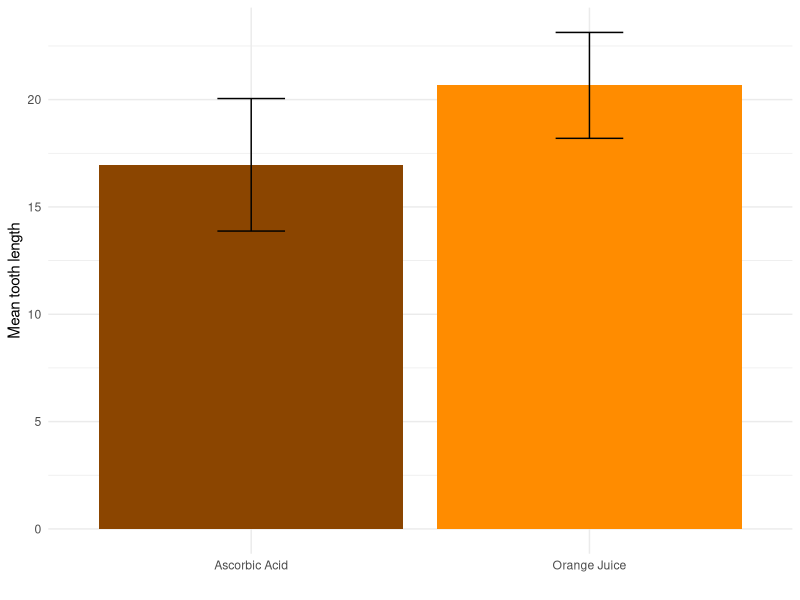
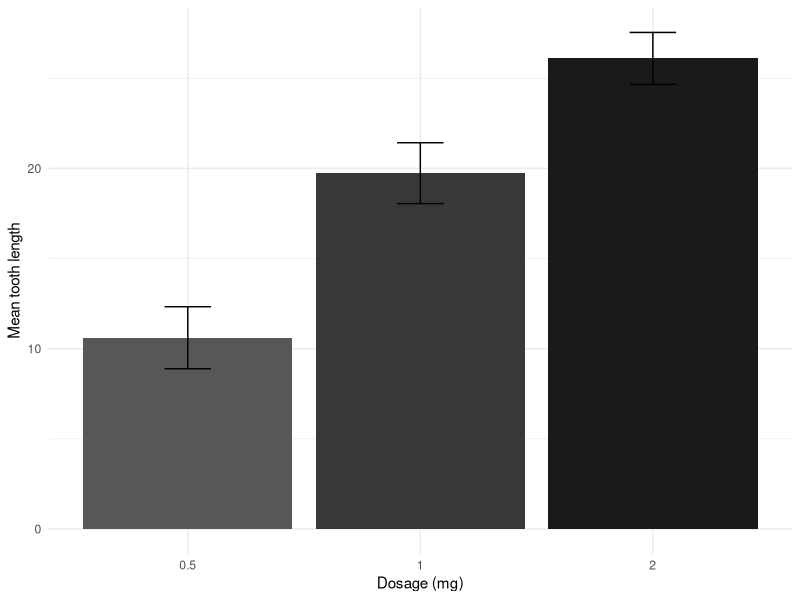
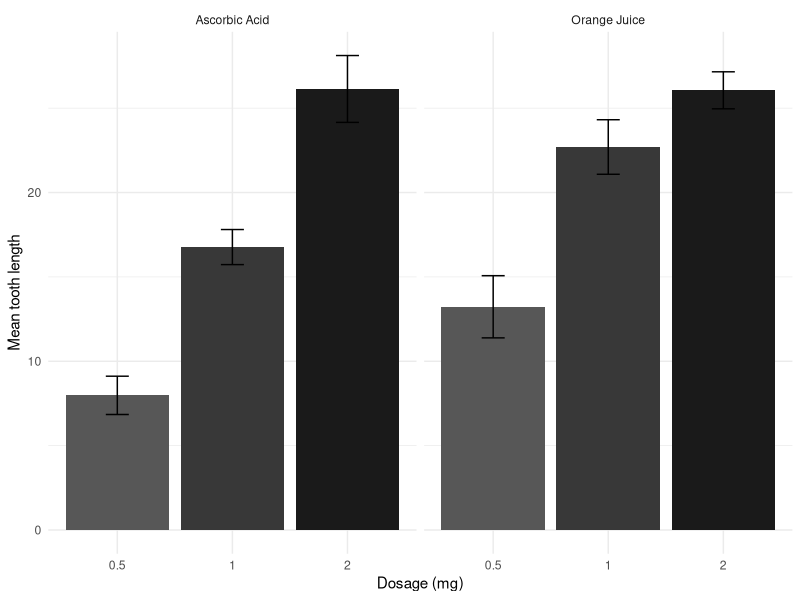
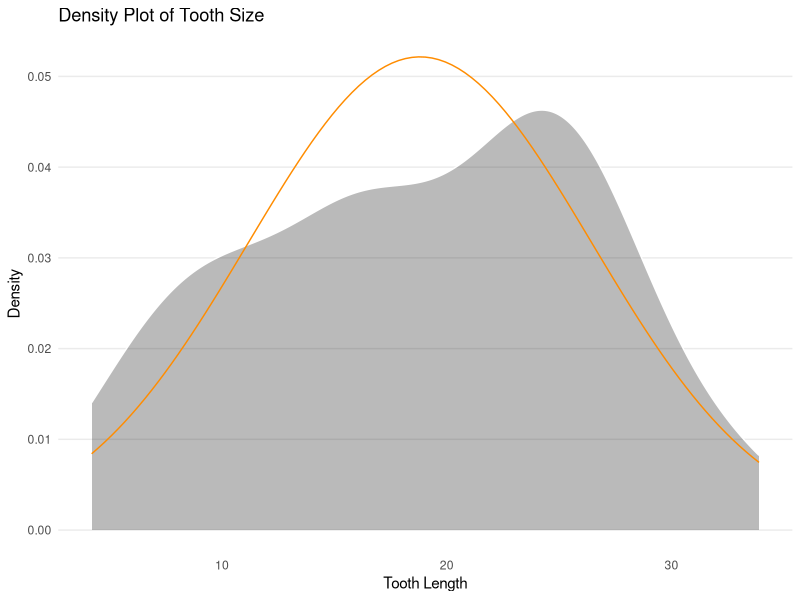

The R source for these figures, in order:
## ---- chunk 1
# i. ggplot2
library(ggplot2,quietly=T)

# ii. magrittr
library(magrittr,quietly=T)

# iii. dplyr
library(dplyr,quietly=T)
## ---- chunk 2
# 1i. load the dataset
data(ToothGrowth)

# 1ii. read in to R
data <- ToothGrowth
## ---- chunk 3
str(data)
## ---- chunk 4
summary(data$len)
sd_len <- sd(data$len)
lower <- mean(data$len) - qt(0.975, 59) * sd_len/sqrt(60)
upper <- mean(data$len) + qt(0.975, 59) * sd_len/sqrt(60)
## ---- chunk 5
data_sum_sup <- data %>%
                group_by(supp) %>%
                summarise(mean_growth = mean(len),
                          sd_growth = sd(len),
                          lower_95 = mean_growth - qt(0.975, 29) * 
                                                      (sd_growth/sqrt(30)),
                          upper_95 = mean_growth + qt(0.975, 29) * 
                                                      (sd_growth/sqrt(30)),
                          ci = upper_95 - mean_growth)
                          
data_sum_sup$supp <- ifelse(data_sum_sup$supp == "OJ", "Orange Juice",
                                                       "Ascorbic Acid")
data_sum_sup[,1:5]
## ---- chunk 6
data_sum_sup %>%
ggplot(aes(x = supp, y = mean_growth), colour = supp)+
  geom_bar(stat = "identity", aes(fill = supp))+
  geom_errorbar(aes(ymin=mean_growth-ci, ymax=mean_growth+ci),
                width=.2,                    # Width of the error bars
                position=position_dodge(.9))+
  scale_fill_manual(values = c("darkorange4", "darkorange"))+
  theme_minimal()+
  theme(legend.position = "none")+
  ylab("Mean tooth length")+
  xlab("")
## ---- chunk 7
data_sum_dose <- data %>%
  group_by(dose) %>%
  summarise(mean_growth = mean(len),
            sd_growth = sd(len),
            lower_95 = mean_growth - qt(0.975, 19) * 
              (sd_growth/sqrt(30)),
            upper_95 = mean_growth + qt(0.975, 19) * 
              (sd_growth/sqrt(30)),
            ci = upper_95 - mean_growth)

data_sum_dose[,1:5]
## ---- chunk 8
data_sum_dose %>%
ggplot(aes(x = as.character(dose), y = mean_growth), colour = dose)+
  geom_bar(stat = "identity", aes(fill = as.character(dose)))+
  geom_errorbar(aes(ymin=mean_growth-ci, ymax=mean_growth+ci),
                width=.2,                    # Width of the error bars
                position=position_dodge(.9))+
  scale_fill_manual(values = c("gray34","gray22","gray10"))+
  xlab("Dosage (mg)")+
  ylab("Mean tooth length")+
  theme_minimal()+
  theme(legend.position = "none")
## ---- chunk 9
data_sum_both <- data %>%
  group_by(supp, dose) %>%
  summarise(mean_growth = mean(len),
            sd_growth = sd(len),
            lower_95 = mean_growth - qt(0.975, 9) * 
              (sd_growth/sqrt(30)),
            upper_95 = mean_growth + qt(0.975, 9) * 
              (sd_growth/sqrt(30)),
            ci = upper_95 - mean_growth)

data_sum_both$supp <- ifelse(data_sum_both$supp == "OJ", "Orange Juice",
                                                         "Ascorbic Acid")

data_sum_both[,1:5]
## ---- chunk 10
data_sum_both %>%
  ggplot(aes(x = as.character(dose), y = mean_growth), colour = dose)+
  geom_bar(stat = "identity", aes(fill = as.character(dose)))+
  geom_errorbar(aes(ymin=mean_growth-ci, ymax=mean_growth+ci),
                width=.2,                    # Width of the error bars
                position=position_dodge(.9))+
  facet_grid(.~supp)+
  scale_fill_manual(values = c("gray34","gray22","gray10"))+
  xlab("Dosage (mg)")+
  ylab("Mean tooth length")+
  theme_minimal()+
  theme(legend.position = "none")
## ---- chunk 11
oj <- data %>% filter(supp == "OJ") %>% select(len)
vc <- data %>% filter(supp == "VC") %>% select(len)

result <- t.test(oj, vc, alternative = "greater", paired = FALSE, var.equal = TRUE)
result
## ---- chunk 12
# lets test that with a t.test:
# hypothesis - higher doses provides a higher growth
dose2 <- data %>% filter(dose == 2.0) %>% select(len)
dose1 <- data %>% filter(dose == 1.0) %>% select(len)
dose0.5 <- data %>% filter(dose == 0.5) %>% select(len)

# perform test for 2 being greater than 0.5
two_half <- t.test(dose2, dose0.5, alternative = "greater", paired = F, var.equal = T)

# perform test for 2 being greater than 1
two_one <- t.test(dose2, dose1, atlernative = "greater", paired = F, var.equal = T)

# perform test for 1 being greater than 0.5
one_half <- t.test(dose1, dose0.5, alternative = "greater", paired = F, var.equal = T)

two_half
## ---- chunk 13
two_one
## ---- chunk 14
one_half
## ---- chunk 15
doseoj.5 <- data %>% filter(supp == "OJ" & dose == .5) %>% select(len)
dosevc.5 <- data %>% filter(supp == "VC" & dose == .5) %>% select(len)
oj_vc_half <- t.test(doseoj.5, dosevc.5, paired = F, var.equal = T)
oj_vc_half
## ---- chunk 16
doseoj1 <- data %>% filter(supp == "OJ" & dose == 1.0) %>% select(len)
dosevc1 <- data %>% filter(supp == "VC" & dose == 1.0) %>% select(len)
oj_vc_1 <- t.test(doseoj1, dosevc1, paired = F, var.equal = T)
oj_vc_1
## ---- chunk 17
doseoj2 <- data %>% filter(supp == "OJ" & dose == 2.0) %>% select(len)
dosevc2 <- data %>% filter(supp == "VC" & dose == 2.0) %>% select(len)
oj_vc_2 <- t.test(doseoj2, dosevc2, paired = F, var.equal = T)
oj_vc_2
## ---- chunk 18
data %>%
  ggplot(aes(x = len))+
  geom_density(fill = "gray10", alpha = 0.3, color= "white")+
  theme_minimal()+
  xlab("Tooth Length")+
  ylab("Density")+
  ggtitle("Density Plot of Tooth Size")+
  theme(panel.grid.minor.y=element_blank(),
        panel.grid.major.x=element_blank(),
        panel.grid.minor.x=element_blank())+
  stat_function(color="darkorange",
                fun= dnorm, 
                args = list(mean = mean(data$len), sd = sd(data$len)))
